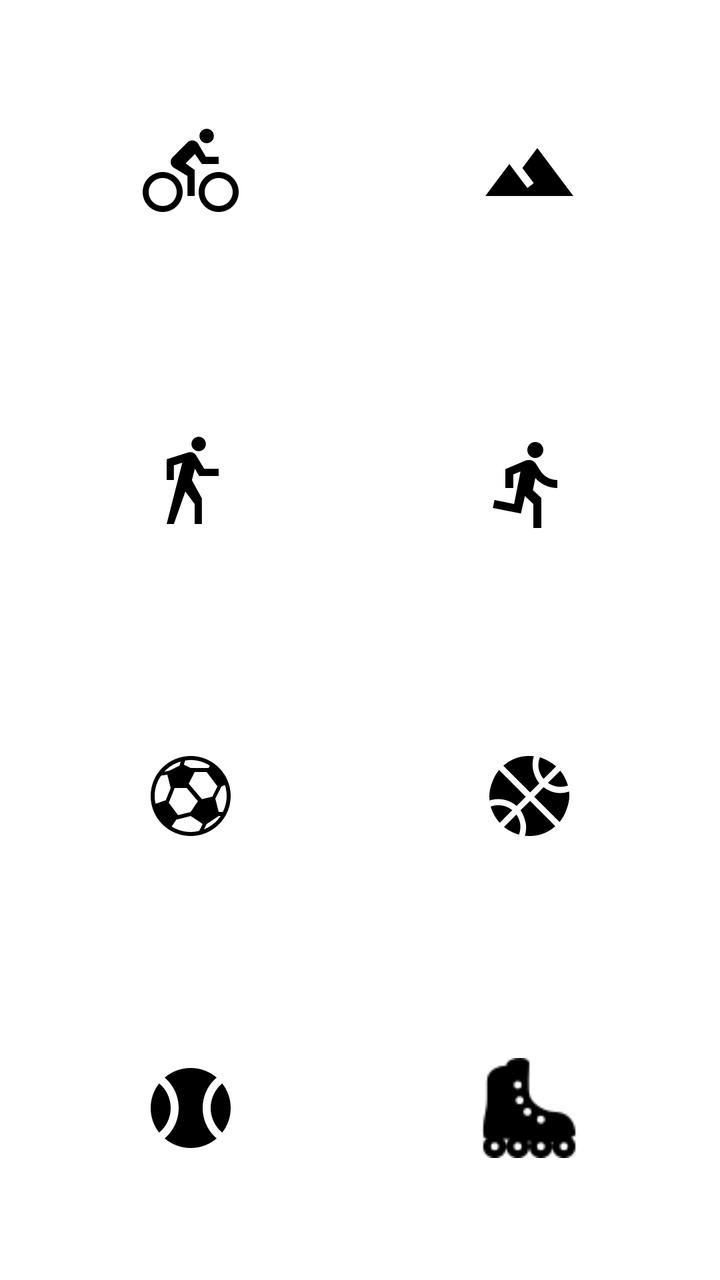
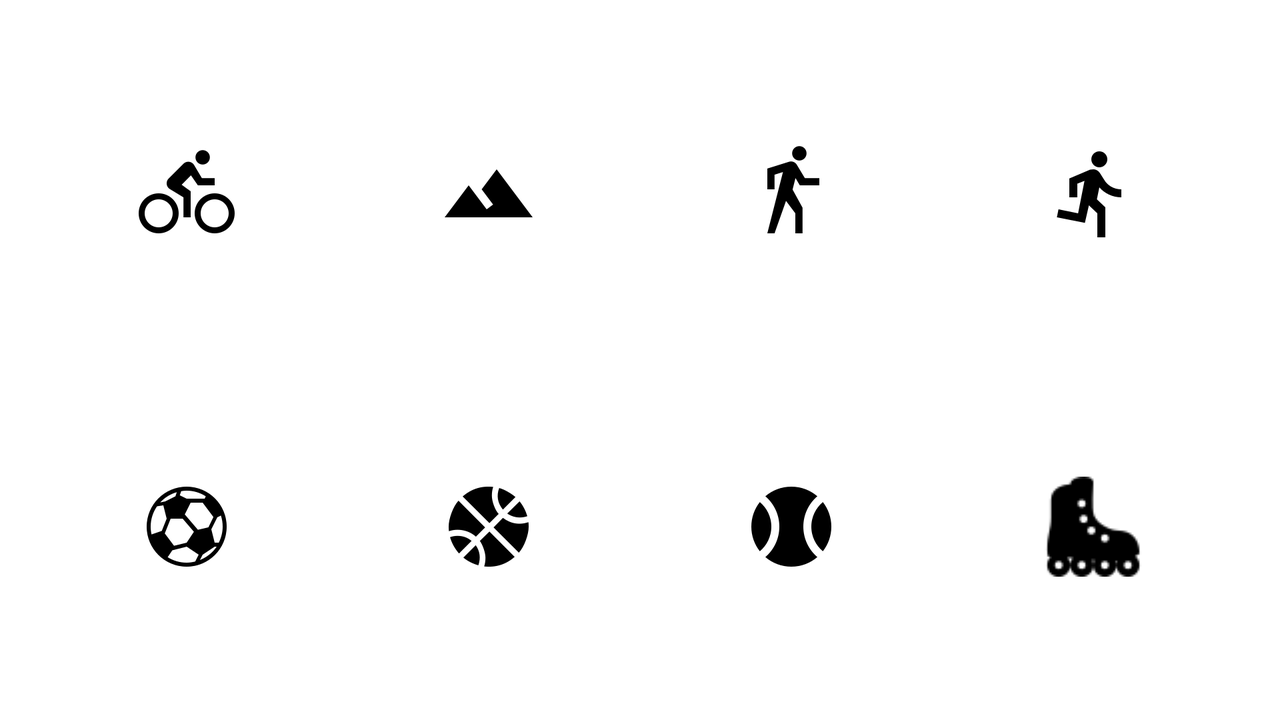

An Android layout and its configuration variant, each rendered on a device that would load it. The default file and the variant file are quoted in full after the pictures.
<!-- AndroidManifest.xml: activity theme Theme.AppCompat.NoActionBar -->
<!-- res/layout/activity_select_type.xml -->
<?xml version="1.0" encoding="utf-8"?>
<android.support.constraint.ConstraintLayout xmlns:android="http://schemas.android.com/apk/res/android"
    xmlns:app="http://schemas.android.com/apk/res-auto"
    xmlns:tools="http://schemas.android.com/tools"
    android:layout_width="match_parent"
    android:layout_height="match_parent"
    android:background="@android:color/white"
    tools:context="com.carponcal.notalone.SelectTypeActivity">


    <ImageButton
        android:id="@+id/img_bike"
        android:layout_width="100dp"
        android:layout_height="100dp"
        android:layout_marginBottom="20dp"
        android:layout_marginEnd="16dp"
        android:onClick="selectTypeActivity"
        android:layout_marginStart="8dp"
        android:layout_marginTop="8dp"
        android:elevation="8dp"
        android:background="@drawable/corners_button"
        app:layout_constraintBottom_toTopOf="@+id/img_walk"
        app:layout_constraintEnd_toStartOf="@+id/img_mountain"
        app:layout_constraintLeft_toLeftOf="parent"
        app:layout_constraintStart_toStartOf="parent"
        app:layout_constraintTop_toTopOf="parent"
        app:srcCompat="@drawable/ic_bike_black_48dp" />

    <ImageButton
        android:id="@+id/img_mountain"
        android:layout_width="100dp"
        android:layout_height="100dp"
        android:layout_marginBottom="20dp"
        android:layout_marginEnd="8dp"
        android:onClick="selectTypeActivity"
        android:background="@drawable/corners_button"
        android:layout_marginStart="16dp"
        android:layout_marginTop="8dp"
        android:elevation="8dp"
        app:layout_constraintBottom_toTopOf="@+id/img_running"
        app:layout_constraintEnd_toEndOf="parent"
        app:layout_constraintStart_toEndOf="@+id/img_bike"
        app:layout_constraintTop_toTopOf="parent"
        app:srcCompat="@drawable/ic_image_filter_hdr_black_48dp" />

    <ImageButton
        android:id="@+id/img_walk"
        android:layout_width="100dp"
        android:layout_height="100dp"
        android:background="@drawable/corners_button"
        android:layout_marginBottom="20dp"
        android:layout_marginEnd="16dp"
        android:onClick="selectTypeActivity"
        android:layout_marginStart="8dp"
        android:layout_marginTop="8dp"
        android:elevation="8dp"
        app:layout_constraintBottom_toTopOf="@+id/img_football"
        app:layout_constraintEnd_toStartOf="@+id/img_running"
        app:layout_constraintLeft_toLeftOf="parent"
        app:layout_constraintStart_toStartOf="parent"
        app:layout_constraintTop_toBottomOf="@+id/img_bike"
        app:srcCompat="@drawable/ic_walk_black_48dp" />

    <ImageButton
        android:id="@+id/img_running"
        android:layout_width="100dp"
        android:layout_height="100dp"
        android:layout_marginBottom="20dp"
        android:layout_marginEnd="8dp"
        android:onClick="selectTypeActivity"
        android:layout_marginStart="16dp"
        android:background="@drawable/corners_button"
        android:layout_marginTop="8dp"
        android:elevation="8dp"
        app:layout_constraintBottom_toTopOf="@+id/img_basketball"
        app:layout_constraintEnd_toEndOf="parent"
        app:layout_constraintStart_toEndOf="@+id/img_walk"
        app:layout_constraintTop_toBottomOf="@+id/img_mountain"
        app:srcCompat="@drawable/ic_run_black_48dp" />

    <ImageButton
        android:id="@+id/img_football"
        android:layout_width="100dp"
        android:layout_height="100dp"
        android:layout_marginBottom="20dp"
        android:layout_marginEnd="16dp"
        android:onClick="selectTypeActivity"
        android:background="@drawable/corners_button"
        android:layout_marginStart="8dp"
        android:layout_marginTop="8dp"
        android:elevation="8dp"
        app:layout_constraintBottom_toTopOf="@+id/img_tennis"
        app:layout_constraintEnd_toStartOf="@+id/img_basketball"
        app:layout_constraintLeft_toLeftOf="parent"
        app:layout_constraintStart_toStartOf="parent"
        app:layout_constraintTop_toBottomOf="@+id/img_walk"
        app:srcCompat="@drawable/ic_soccer_black_48dp" />

    <ImageButton
        android:id="@+id/img_basketball"
        android:layout_width="100dp"
        android:layout_height="100dp"
        android:layout_marginBottom="20dp"
        android:layout_marginEnd="8dp"
        android:onClick="selectTypeActivity"
        android:layout_marginStart="16dp"
        android:background="@drawable/corners_button"
        android:layout_marginTop="8dp"
        android:elevation="8dp"
        app:layout_constraintBottom_toTopOf="@+id/img_rollerblade"
        app:layout_constraintEnd_toEndOf="parent"
        app:layout_constraintStart_toEndOf="@+id/img_football"
        app:layout_constraintTop_toBottomOf="@+id/img_running"
        app:srcCompat="@drawable/ic_basketball_black_48dp" />

    <ImageButton
        android:id="@+id/img_tennis"
        android:layout_width="100dp"
        android:layout_height="100dp"
        android:layout_marginBottom="8dp"
        android:layout_marginEnd="16dp"
    android:onClick="selectTypeActivity"
        android:background="@drawable/corners_button"
        android:layout_marginStart="8dp"
        android:layout_marginTop="8dp"
        android:elevation="8dp"
        app:layout_constraintBottom_toBottomOf="parent"
        app:layout_constraintEnd_toStartOf="@+id/img_rollerblade"
        app:layout_constraintLeft_toLeftOf="parent"
        app:layout_constraintStart_toStartOf="parent"
        app:layout_constraintTop_toBottomOf="@+id/img_football"
        app:srcCompat="@drawable/ic_tennis_black_48dp" />

    <ImageButton
        android:id="@+id/img_rollerblade"
        android:layout_width="100dp"
        android:layout_height="100dp"
        android:layout_marginBottom="8dp"
        android:layout_marginEnd="8dp"
        android:background="@drawable/corners_button"
        android:layout_marginStart="16dp"
        android:onClick="selectTypeActivity"
        android:layout_marginTop="8dp"
        android:elevation="8dp"
        app:layout_constraintBottom_toBottomOf="parent"
        app:layout_constraintEnd_toEndOf="parent"
        app:layout_constraintStart_toEndOf="@+id/img_tennis"
        app:layout_constraintTop_toBottomOf="@+id/img_basketball"
        app:srcCompat="@drawable/rollerblade" />
</android.support.constraint.ConstraintLayout>
<!-- resources referenced by this layout -->
<resources>
  <!-- drawable ic_basketball_black_48dp: png bitmap (drawable-hdpi, 1924 bytes) -->
  <!-- drawable ic_bike_black_48dp: png bitmap (drawable-hdpi, 1477 bytes) -->
  <!-- drawable ic_image_filter_hdr_black_48dp: png bitmap (drawable-hdpi, 685 bytes) -->
  <!-- drawable ic_run_black_48dp: png bitmap (drawable-hdpi, 1256 bytes) -->
  <!-- drawable ic_soccer_black_48dp: png bitmap (drawable-hdpi, 2060 bytes) -->
  <!-- drawable ic_tennis_black_48dp: png bitmap (drawable-hdpi, 1599 bytes) -->
  <!-- drawable ic_walk_black_48dp: png bitmap (drawable-hdpi, 1267 bytes) -->
  <!-- drawable rollerblade: png bitmap (drawable, 1199 bytes) -->
</resources>
<!-- res/layout-land/activity_select_type.xml (the repository's variant of the layout above) -->
<!-- drawn on the phone turned sideways -->
<?xml version="1.0" encoding="utf-8"?>
<android.support.constraint.ConstraintLayout xmlns:android="http://schemas.android.com/apk/res/android"
    xmlns:app="http://schemas.android.com/apk/res-auto"
    xmlns:tools="http://schemas.android.com/tools"
    android:layout_width="match_parent"
    android:layout_height="match_parent"
    android:background="@android:color/white"
    tools:context="com.carponcal.notalone.SelectTypeActivity">


    <ImageButton
        android:id="@+id/img_bike"
        android:layout_width="100dp"
        android:layout_height="100dp"

        android:layout_marginBottom="20dp"
        android:layout_marginEnd="8dp"
        android:onClick="selectTypeActivity"
        android:layout_marginStart="8dp"
        android:elevation="8dp"
        android:layout_marginTop="8dp"
        android:background="@drawable/corners_button"
        app:layout_constraintBottom_toTopOf="@+id/img_football"
        app:layout_constraintEnd_toStartOf="@id/img_mountain"
        app:layout_constraintStart_toStartOf="parent"
        app:layout_constraintTop_toTopOf="parent"
        app:srcCompat="@drawable/ic_bike_black_48dp" />

    <ImageButton
        android:id="@+id/img_mountain"
        android:layout_width="100dp"
        android:layout_height="100dp"
        android:layout_marginBottom="20dp"
        android:layout_marginEnd="8dp"
        android:layout_marginStart="8dp"
        android:layout_marginTop="8dp"
        android:elevation="8dp"
        android:onClick="selectTypeActivity"
        android:background="@drawable/corners_button"
        app:layout_constraintBottom_toTopOf="@+id/img_basketball"
        app:layout_constraintEnd_toStartOf="@id/img_walk"
        app:layout_constraintHorizontal_bias="0.5"
        app:layout_constraintStart_toEndOf="@+id/img_bike"
        app:layout_constraintTop_toTopOf="parent"
        app:srcCompat="@drawable/ic_image_filter_hdr_black_48dp" />

    <ImageButton
        android:id="@+id/img_walk"
        android:layout_width="100dp"
        android:layout_height="100dp"
        android:layout_marginBottom="20dp"
        android:layout_marginEnd="8dp"
        android:onClick="selectTypeActivity"
        android:layout_marginStart="8dp"
        android:layout_marginTop="8dp"
        android:elevation="8dp"
        android:background="@drawable/corners_button"
        app:layout_constraintBottom_toTopOf="@+id/img_tennis"
        app:layout_constraintEnd_toStartOf="@+id/img_running"
        app:layout_constraintHorizontal_bias="0.5"
        app:layout_constraintStart_toEndOf="@id/img_mountain"
        app:layout_constraintTop_toTopOf="parent"
        app:srcCompat="@drawable/ic_walk_black_48dp" />

    <ImageButton
        android:id="@+id/img_running"
        android:layout_width="100dp"
        android:layout_height="100dp"
        android:layout_marginBottom="20dp"
        android:layout_marginEnd="8dp"
        android:layout_marginStart="8dp"
        android:layout_marginTop="8dp"
        android:elevation="8dp"
        android:onClick="selectTypeActivity"
        android:background="@drawable/corners_button"
        app:layout_constraintBottom_toTopOf="@+id/img_rollerblade"
        app:layout_constraintEnd_toEndOf="parent"
        app:layout_constraintHorizontal_bias="0.5"
        app:layout_constraintStart_toEndOf="@+id/img_walk"
        app:layout_constraintTop_toTopOf="parent"
        app:srcCompat="@drawable/ic_run_black_48dp" />

    <ImageButton
        android:id="@+id/img_football"
        android:layout_width="100dp"
        android:layout_height="100dp"
        android:layout_marginBottom="8dp"
        android:layout_marginEnd="8dp"
        android:onClick="selectTypeActivity"
        android:layout_marginStart="8dp"
        android:layout_marginTop="8dp"
        android:elevation="8dp"
        android:background="@drawable/corners_button"
        app:layout_constraintBottom_toBottomOf="parent"
        app:layout_constraintEnd_toStartOf="@id/img_basketball"
        app:layout_constraintStart_toStartOf="parent"
        app:layout_constraintTop_toBottomOf="@+id/img_bike"
        app:srcCompat="@drawable/ic_soccer_black_48dp" />

    <ImageButton
        android:id="@+id/img_basketball"
        android:layout_width="100dp"
        android:layout_height="100dp"
        android:layout_marginBottom="8dp"
        android:layout_marginEnd="8dp"
        android:layout_marginStart="8dp"
        android:layout_marginTop="8dp"
        android:elevation="8dp"
        android:background="@drawable/corners_button"
        android:onClick="selectTypeActivity"
        app:layout_constraintBottom_toBottomOf="parent"
        app:layout_constraintEnd_toStartOf="@id/img_tennis"
        app:layout_constraintHorizontal_bias="0.5"
        app:layout_constraintStart_toEndOf="@+id/img_football"
        app:layout_constraintTop_toBottomOf="@+id/img_mountain"
        app:srcCompat="@drawable/ic_basketball_black_48dp" />

    <ImageButton
        android:id="@+id/img_tennis"
        android:layout_width="100dp"
        android:layout_height="100dp"
        android:layout_marginBottom="8dp"
        android:layout_marginEnd="8dp"
        android:layout_marginStart="8dp"
        android:onClick="selectTypeActivity"
        android:layout_marginTop="8dp"
        android:elevation="8dp"
        android:background="@drawable/corners_button"
        app:layout_constraintBottom_toBottomOf="parent"
        app:layout_constraintEnd_toStartOf="@+id/img_rollerblade"
        app:layout_constraintHorizontal_bias="0.5"
        app:layout_constraintLeft_toLeftOf="parent"
        app:layout_constraintStart_toEndOf="@id/img_basketball"
        app:layout_constraintTop_toBottomOf="@+id/img_walk"
        app:srcCompat="@drawable/ic_tennis_black_48dp" />

    <ImageButton
        android:id="@+id/img_rollerblade"
        android:layout_width="100dp"
        android:layout_height="100dp"
        android:layout_marginBottom="8dp"
        android:layout_marginEnd="8dp"
        android:onClick="selectTypeActivity"
        android:layout_marginStart="8dp"
        android:layout_marginTop="8dp"
        android:elevation="8dp"
        android:background="@drawable/corners_button"
        app:layout_constraintBottom_toBottomOf="parent"
        app:layout_constraintEnd_toEndOf="parent"
        app:layout_constraintHorizontal_bias="0.5"
        app:layout_constraintStart_toEndOf="@+id/img_tennis"
        app:layout_constraintTop_toBottomOf="@+id/img_running"
        app:srcCompat="@drawable/rollerblade" />
</android.support.constraint.ConstraintLayout>
